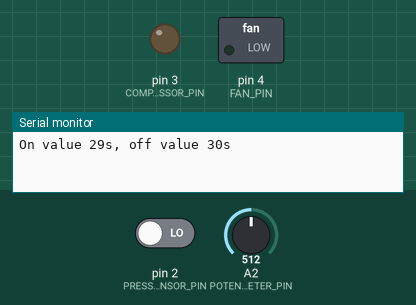
This sketch was run on a simulated Arduino Uno, built with avr-gcc and run on an emulated ATmega328P. Shown: switched loads named in the sketch (green lamp = pin HIGH), output pins drawn as LEDs (lit = HIGH), the last lines printed to the serial monitor. Inputs (shaded band) come from the test bench; at power-on: pin 2 (PRESSURE_SENSOR_PIN) LOW, A2 (POTENTIOMETER_PIN) = 512.

Above: at 0.5 s.
At 15.5 s:
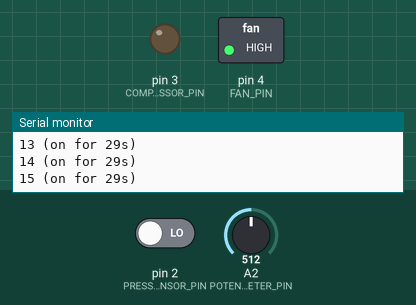
At 45.0 s:
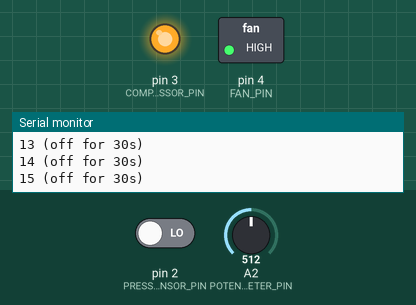
Timing chart, 0 to 67.9 s (numbered marks = the images above):
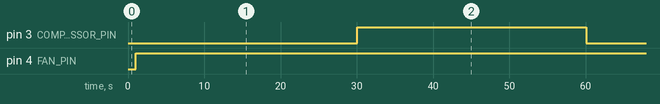

Measured:
- by itself, pin 3 (COMPRESSOR_PIN): alternates HIGH for 30.0 s and LOW for 29.0 s
- by itself, pin 4 (FAN_PIN): LOW → HIGH at 1.0 s

The sketch:

climate_control_ac_comp_on_off.ino
```cpp
// (licence header left out)
#include <pt.h>
#include <movingAvg.h>

#define PRESSURE_SENSOR_PRESENT 0 // pressure sensor present or not
#define PRESSURE_SENSOR_PIN 2     // pressure sensor input - DIGITAL

#define POTENTIOMETER_PIN 2       // potentiometer input - ANALOGUE

#define COMPRESSOR_PIN 3          // compresor output - DIGITAL

#define FAN_PRESENT 0             // fan present or not
#define FAN_PIN 4                 // fan output - DIGITAL

#define MILLISEC_1000 1000
#define MILLISEC_100 100
#define MILLISEC_60000 60000.0

#define PRESSURE_SENSOR_DUTY_CYCLE_LENGTH 20000   // G65 pressure sensor sends 50hz signal -> 20000microsec is the cycle length
#define DUTY_CYCLE_PRESSURE_LOW_PERCENTAGE 15     // below this percentage compressor turned off (low pressure)
#define DUTY_CYCLE_PRESSURE_HIGH_PERCENTAGE 85    // above this percentage compressor turned off (high pressure)
#define DUTY_CYCLE_FAN_ON_PERCENTAGE 55           // above this percentage fan turned on
#define DUTY_CYCLE_MOVING_AVERAGE_COUNT 100       // 100*20ms=2sec: samples are kept and averaged for 2 seconds

#define COUNTER_INIT 1                    // initial value of cunter which counts the seconds in compressor on/off phase
#define STATE_ON 0                        // state on value
#define STATE_OFF 1                       // state off value
#define ANALOGUE_MAX_VALUE 1023.0         // maximum potentiometer value
#define MINIMAL_COMPRESSOR_ON_OFF 5000    // seconds while compressor is on

volatile unsigned long prev_time = 0;   // needed for interrupt handling

unsigned long compressorOn;   // seconds while compressor is on or off
unsigned long compressorOff;  // seconds while compressor is on or off

static struct pt ptReadAnalogueValue;
static struct pt ptDoCompressorOnOff;

movingAvg avgDutyCycle(DUTY_CYCLE_MOVING_AVERAGE_COUNT);

/* This function reads analogut value from potentiometer */
static int readAnalogueValue(struct pt *pt) {
  static unsigned long timestamp = 0;
  static unsigned long localCompressorOn;
  static unsigned long localCompressorOff;

  PT_BEGIN(pt);

  while(1) {
    PT_WAIT_UNTIL(pt, millis() - timestamp > MILLISEC_100);
    timestamp = millis(); // take a new timestamp
    localCompressorOn = calculateCompressorOnOff(STATE_ON);
    localCompressorOff = calculateCompressorOnOff(STATE_OFF);

    if (localCompressorOn != compressorOn || localCompressorOff != compressorOff) {
      compressorOn = localCompressorOn;
      compressorOff = localCompressorOff;
      printCompressorValues(compressorOn, compressorOff);
    }
  }

  PT_END(pt);
}

/* This function does compressor and fan on-off */
static int doCompressorOnOff(struct pt *pt) {
  static unsigned long timestamp = 0;
  static int counter = COUNTER_INIT;
  static int compressorState = STATE_ON;
  static int fanState = STATE_OFF;

  PT_BEGIN(pt);

  PT_WAIT_UNTIL(pt, millis() - timestamp > MILLISEC_1000);

  setCompressor(compressorState);

  while(1) {
    PT_WAIT_UNTIL(pt, millis() - timestamp > MILLISEC_1000);
    timestamp = millis(); // take a new timestamp
    unsigned long compressorOnOff = compressorState == STATE_ON ? compressorOn : compressorOff;
    unsigned long avg = avgDutyCycle.getAvg();
    double avgPercentage = (double)(avg*100/PRESSURE_SENSOR_DUTY_CYCLE_LENGTH);

    if (avgPercentage > DUTY_CYCLE_FAN_ON_PERCENTAGE) {
      fanState = STATE_ON;
    } else {
      fanState = STATE_OFF;
    }

    setFan(fanState);

    if (PRESSURE_SENSOR_PRESENT != 0 && (avgPercentage < DUTY_CYCLE_PRESSURE_LOW_PERCENTAGE || avgPercentage > DUTY_CYCLE_PRESSURE_HIGH_PERCENTAGE)) {
      Serial.println("DC is out of range [" + String(DUTY_CYCLE_PRESSURE_LOW_PERCENTAGE) + "%-"
        + DUTY_CYCLE_PRESSURE_HIGH_PERCENTAGE + "%]: " + getDutyCyclePrintout(avg, avgPercentage, false));
      setCompressor(STATE_OFF);
      continue;
    }

    if (counter > compressorOnOff) {
      counter = COUNTER_INIT;
      compressorState = compressorState == STATE_ON ? STATE_OFF : STATE_ON;
      setCompressor(compressorState);
    }

    Serial.println(String(counter) + " (" + getStateString(compressorState) + " for " + String(compressorState == STATE_ON ? compressorOn : compressorOff)
      + "s" + getDutyCyclePrintout(avg, avgPercentage, true) + getFanPrintout(fanState) + ")");
    counter++;
  }

  PT_END(pt);
}

void rising()
{
  attachInterrupt(digitalPinToInterrupt(PRESSURE_SENSOR_PIN), falling, FALLING);
  prev_time = micros();
}

void falling() {
  attachInterrupt(digitalPinToInterrupt(PRESSURE_SENSOR_PIN), rising, RISING);
  avgDutyCycle.reading(micros()-prev_time);
}

void setup() {
  Serial.begin(9600);

  avgDutyCycle.begin();

  attachInterrupt(digitalPinToInterrupt(PRESSURE_SENSOR_PIN), rising, RISING);

  pinMode(COMPRESSOR_PIN, OUTPUT);
  pinMode(FAN_PIN, OUTPUT);
  pinMode(PRESSURE_SENSOR_PIN, INPUT);

  PT_INIT(&ptReadAnalogueValue);
  PT_INIT(&ptDoCompressorOnOff);
}

void loop() {
  readAnalogueValue(&ptReadAnalogueValue);
  doCompressorOnOff(&ptDoCompressorOnOff);
}

unsigned long calculateCompressorOnOff(int state) {
  // potmeret turned to the left means low temp. -> max - actual value
  int analogueValue = ANALOGUE_MAX_VALUE - analogRead(POTENTIOMETER_PIN);

  unsigned long sleepValue = MILLISEC_60000 * ((float)analogueValue / ANALOGUE_MAX_VALUE);

  if (state == STATE_OFF) {
    sleepValue = MILLISEC_60000 - sleepValue;
  }

  if (sleepValue == 0) {
    sleepValue = MINIMAL_COMPRESSOR_ON_OFF;
  }

  return sleepValue / MILLISEC_1000;
}

void setCompressor(int state) {
  digitalWrite(COMPRESSOR_PIN, state);
}

void setFan(int state) {
  digitalWrite(FAN_PIN, state);
}

void printCompressorValues(unsigned long compressorOn, unsigned long compressorOff) {
  Serial.println("On value " + String(compressorOn) + "s, off value " + String(compressorOff) + "s");
}

String getDutyCyclePrintout(unsigned long ms, double percentage, boolean hyphenNeeded) {
  String result;
  if (PRESSURE_SENSOR_PRESENT == 0) {
    return "";
  } else {
    if (hyphenNeeded) {
      result = result + " - DC ";
    }
    result = result + String(percentage) + "%, " + String(ms) + "ms";
    return result;
  }
}

String getStateString(int state) {
  return String(state == STATE_ON ? "on" : "off");
}

String getFanPrintout(int fanState) {
  if (FAN_PRESENT == 0) {
    return "";
  } else {
    return " - fan " + getStateString(fanState);
  }
}
```
